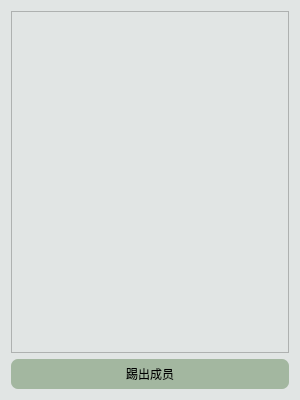
<?xml version="1.0" encoding="UTF-8"?>
<ui version="4.0">
 <class>Kick</class>
 <widget class="QWidget" name="Kick">
  <property name="geometry">
   <rect>
    <x>0</x>
    <y>0</y>
    <width>300</width>
    <height>400</height>
   </rect>
  </property>
  <property name="minimumSize">
   <size>
    <width>300</width>
    <height>400</height>
   </size>
  </property>
  <property name="maximumSize">
   <size>
    <width>300</width>
    <height>400</height>
   </size>
  </property>
  <property name="windowTitle">
   <string>Form</string>
  </property>
  <property name="styleSheet">
   <string notr="true">background-color:rgb(225, 229, 228);</string>
  </property>
  <layout class="QVBoxLayout" name="verticalLayout">
   <item>
    <widget class="QListWidget" name="listWidget"/>
   </item>
   <item>
    <widget class="QPushButton" name="kickButton">
     <property name="minimumSize">
      <size>
       <width>0</width>
       <height>30</height>
      </size>
     </property>
     <property name="styleSheet">
      <string notr="true">background-color:rgb(163, 183, 160);
font: 11pt &quot;黑体&quot;;
border-radius:7px;</string>
     </property>
     <property name="text">
      <string>踢出成员</string>
     </property>
    </widget>
   </item>
  </layout>
 </widget>
 <resources/>
 <connections/>
</ui>
